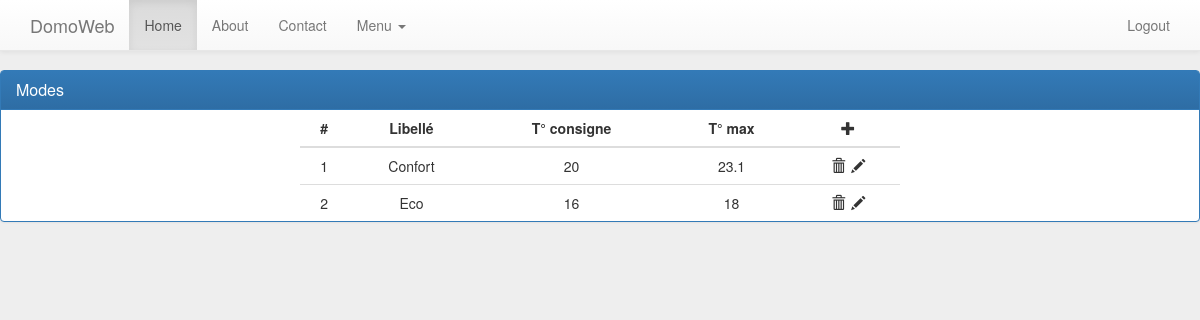
The page /view/modesView.php (signed in) on the database its author committed.
### tables this page shows
CREATE TABLE "mode" ("id" INTEGER PRIMARY KEY  AUTOINCREMENT  NOT NULL  UNIQUE , "libelle" VARCHAR, "cons" FLOAT, "max" FLOAT);

### service/DataService.php (called while the page is built, shortened)
<?php
include_once $_SERVER ['DOCUMENT_ROOT'] . '/dao/ModeDAO.php';
class DataService {
	private $modeDao;
	function __construct($connexion) {
		$this->modeDao = new ModeDAO ( $connexion );
	}
	function getAllModes() {
		$response = array (
				'result' => 'success'
		);
		try {
			return $this->modeDao->getAllModes ();
		} catch ( PDOException $e ) {
			$response ['result'] = 'error';
			$errorsMsgs = array ();
			$errorsMsgs ["exception"] = $e->getMessage ();
			$errors = array (
					'errorsMsgs' => $errorsMsgs
			);
			$response ['errors'] = $errors;
		}
	}
}
?>

### dao/GenericDAO.php (called while the page is built, shortened)
<?php
class GenericDAO {
	function __construct($connexion){
		$this->connexion=$connexion;
	}
}
?>

### dao/ModeDAO.php (called while the page is built, shortened)
<?php
include_once $_SERVER ['DOCUMENT_ROOT'] . '/dao/GenericDAO.php';
include_once $_SERVER ['DOCUMENT_ROOT'] . '/bo/Mode.php';
class ModeDAO extends GenericDAO {
	function getAllModes() {
		$queryString = "SELECT * FROM mode";
		$list = array ();
		$resultats = $this->connexion->query ( $queryString );
		$resultats->setFetchMode ( PDO::FETCH_OBJ );
		while ( $ligne = $resultats->fetch () )
		{
			$mode = new Mode ( $ligne->id, $ligne->libelle, $ligne->cons, $ligne->max );
			$list [] = $mode;
		}
		return $list;
	}
}
?>

### bo/Mode.php (called while the page is built, shortened)
<?php
class Mode{
	function __construct($id,$libelle,$cons,$max){
		$this->id=$id;
		$this->libelle=$libelle;
		$this->cons=$cons;
		$this->max=$max	;
	}
}
?>

### view/modesView.php (the view, shortened to what this page needs)
<!DOCTYPE html>
<html>
<head>
		<?php include_once $_SERVER ['DOCUMENT_ROOT'] . '/include/header.php'; ?>
</head>
<body>
<?php
include_once $_SERVER ['DOCUMENT_ROOT'] . '/include/navbar.php';
include_once $_SERVER ['DOCUMENT_ROOT'] . '/service/DataService.php';
$dataService = new DataService($databaseConnexion);
$modes = $dataService->getAllModes();
?>
<div class="panel panel-primary">
  <div class="panel-heading"><h3 class="panel-title">Modes</h3></div>
  <table class="table table-hover modesTable">
		<thead>
			<tr>
				<th>#</th>
				<th>Libellé</th>
				<th>T° consigne</th>
				<th>T° max</th>
				<th><span class="glyphicon glyphicon-plus" style="cursor: pointer;" onclick="showCreateModeForm();"></span></th>
			</tr>
		</thead>
		<tbody>
			<?php
			foreach ($modes as $mode) {
			?>
			<tr id="modesRow_<?= $mode->id?>">
				<td>
					<?=$mode->id?>
				</td>
				<td>
					<?=$mode->libelle?>
				</td>
				<td>
					<?=$mode->cons?>
				</td>
				<td>
					<?=$mode->max?>
				</td>
				<td>
					<span class="glyphicon glyphicon-trash" style="cursor: pointer;"
						onclick="deletemode(<?= $mode->id?>)" ></span>
					<span class="glyphicon glyphicon-pencil" style="cursor: pointer;" onclick="showUpdateModeForm(<?=$mode->id?>,'<?=$mode->libelle?>','<?=$mode->cons?>','<?=$mode->max?>');"></span>
				</td>
			</tr>
			<?php
		}
		?>
		</tbody>
	</table>
</div>
</body>
</html>

### css/main.css (style rules this page uses)
body { background-color: #eee; min-height: 2000px; }
.modesTable { margin: auto; max-width: 600px; }
.modesTable th { text-align: center; }
.modesTable td { text-align: center; }
.modesTable .glyphicon { margin-left: 2px; }

### rows shown on the page
mode: id "1", libelle "Confort", cons "20", max "23.1"
mode: id "2", libelle "Eco", cons "16", max "18"
